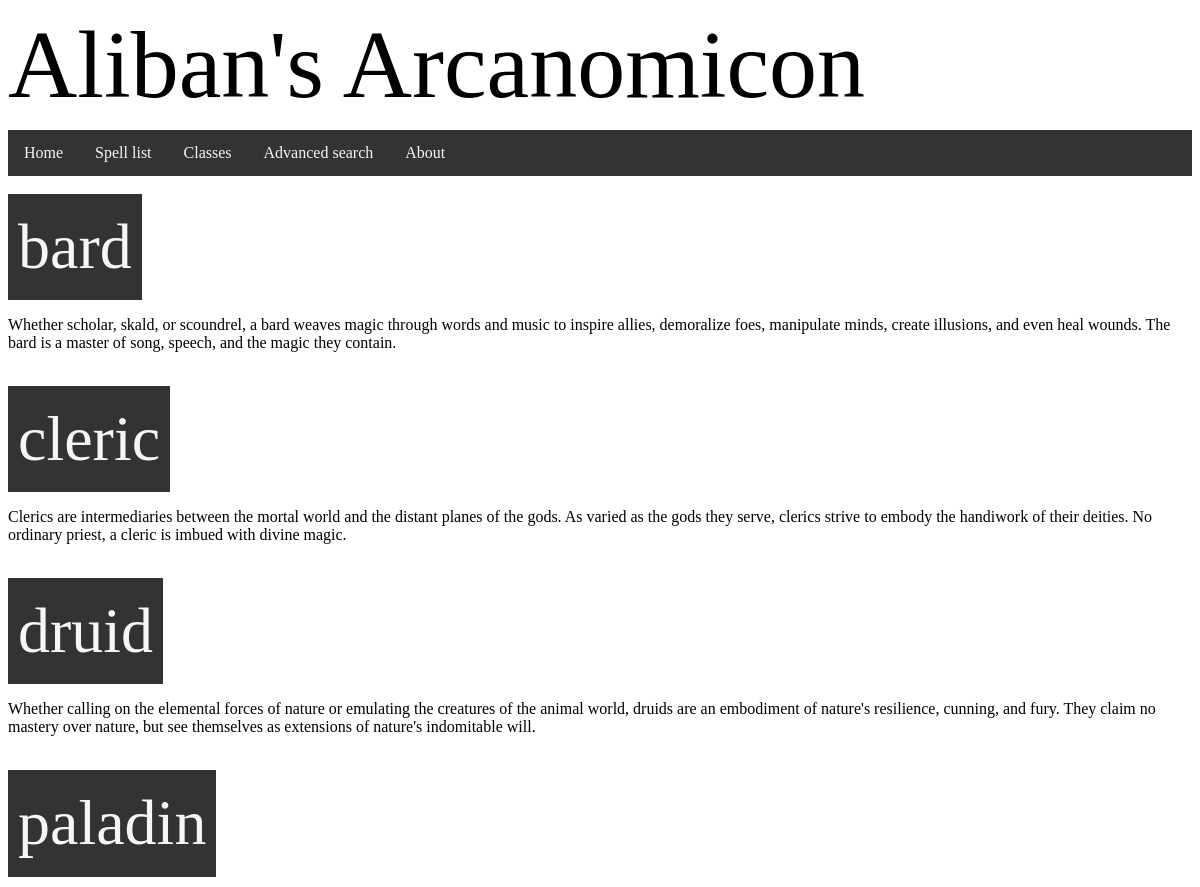
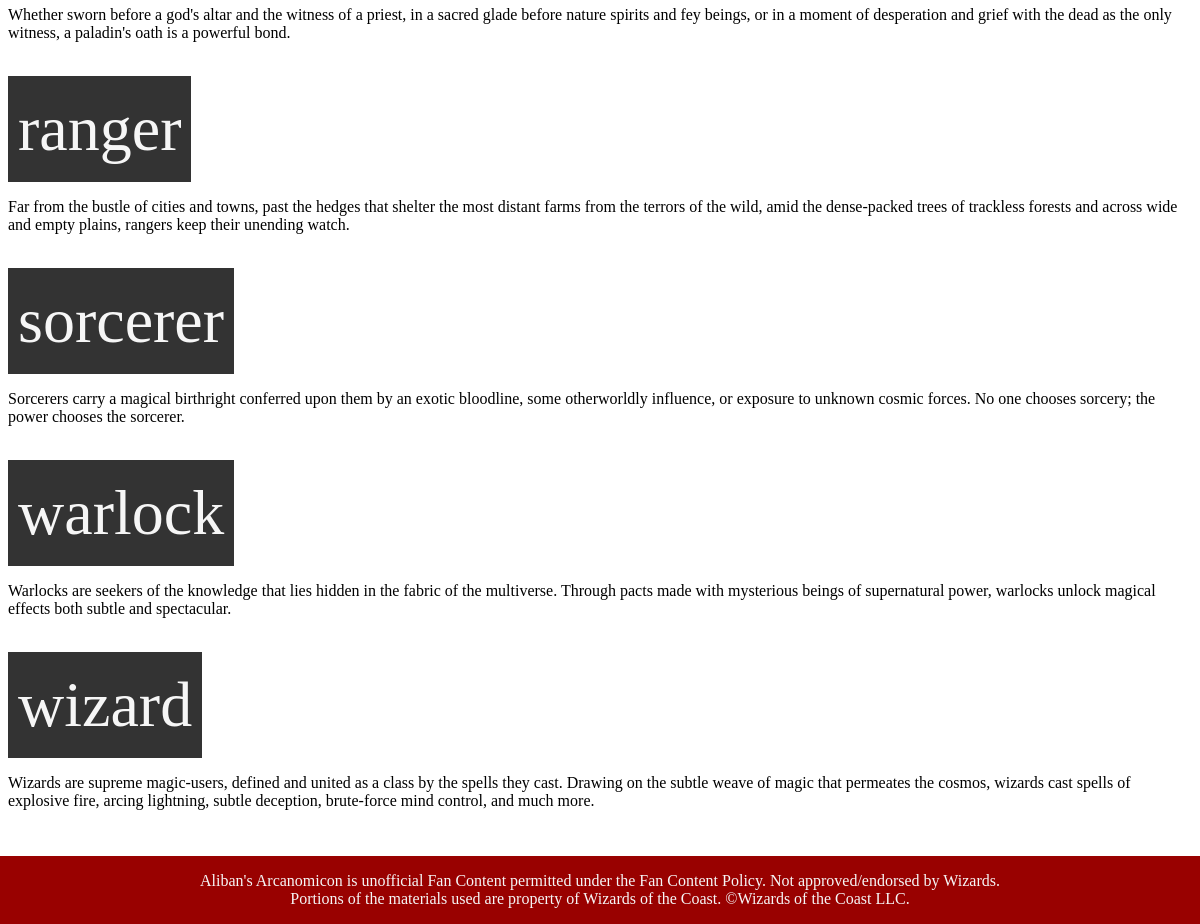
The page /class on the database as committed earlier (2 pictures, top to bottom).
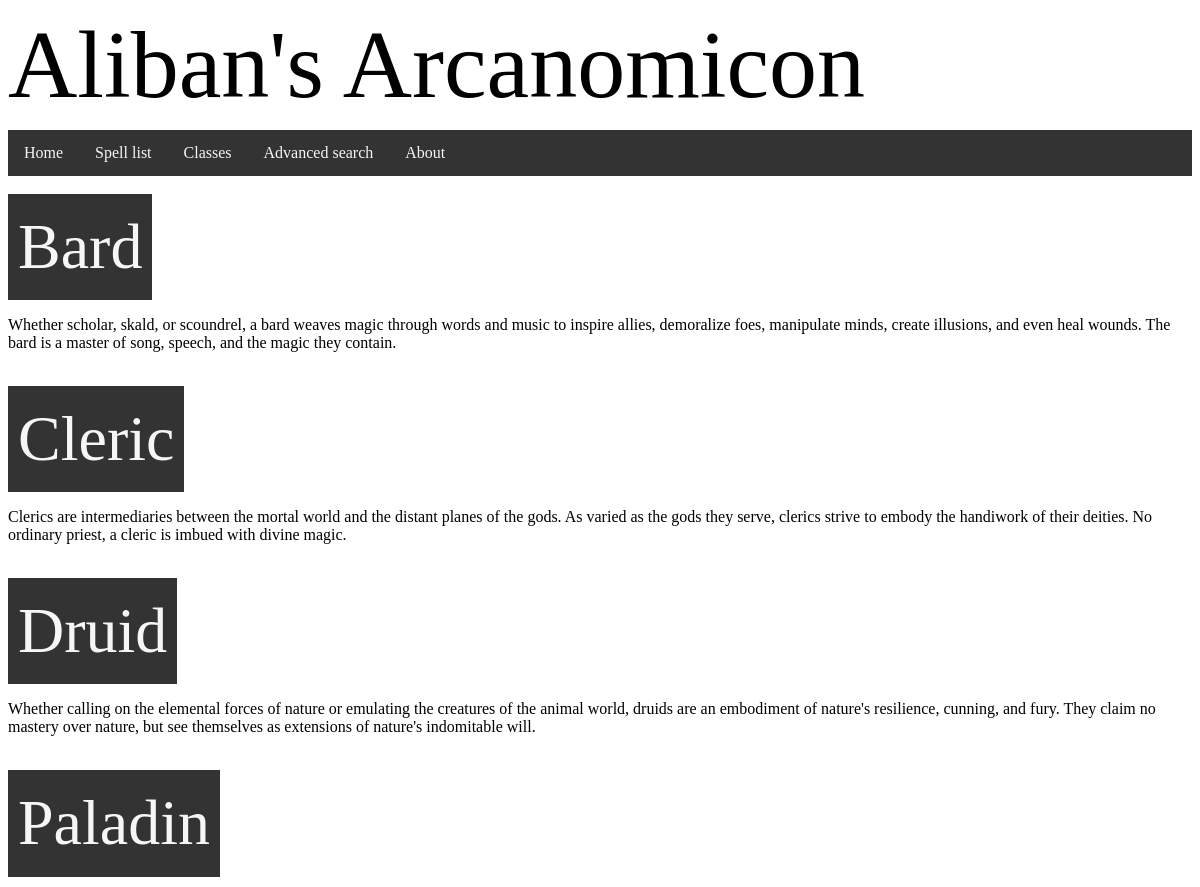
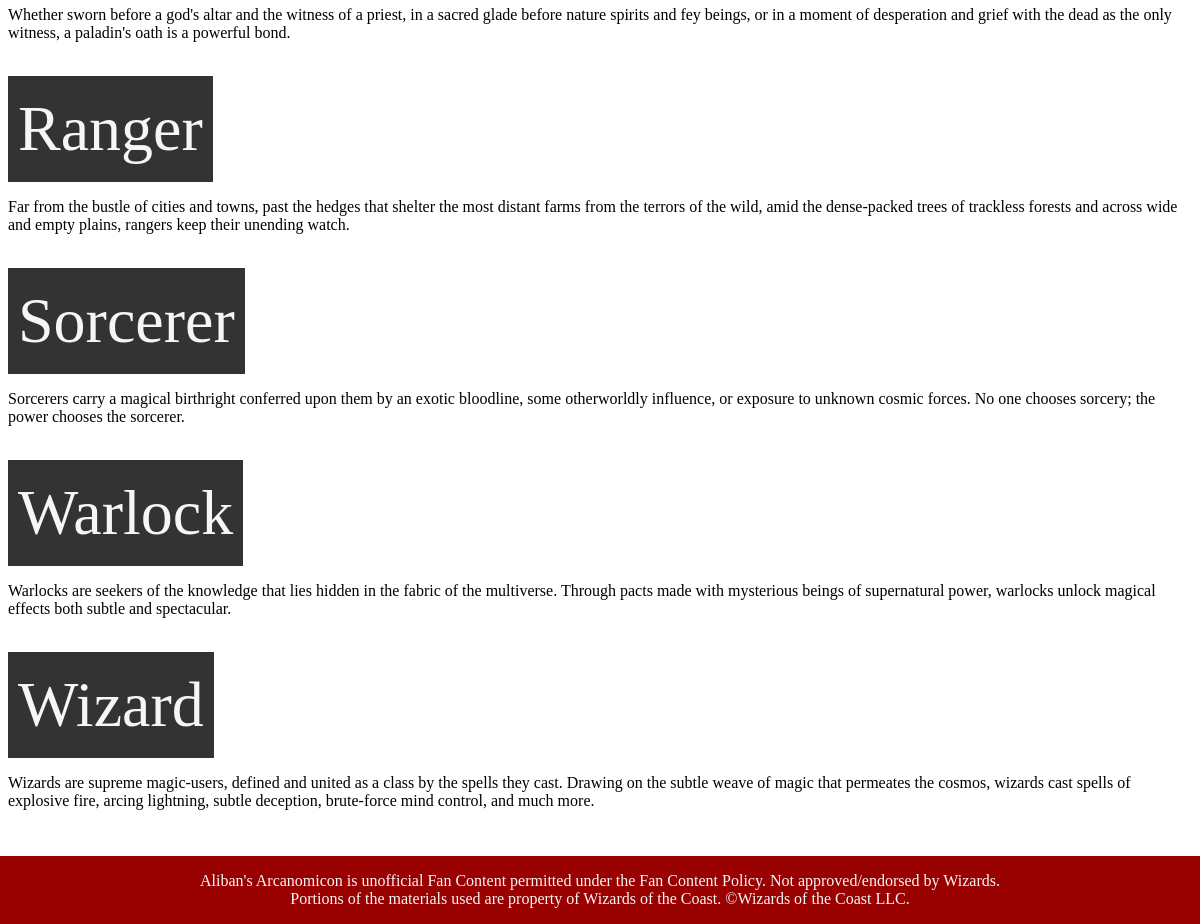
The same page on the database as committed later (2 pictures, top to bottom).
### tables this page shows
CREATE TABLE caster (id INTEGER PRIMARY KEY AUTOINCREMENT, name STRING, description TEXT);

### routes.py (the view)
@app.route('/class')
def classes():
    sql = "SELECT caster.id, caster.name, caster.description FROM caster"
    casters = db_func(sql, single=False)
    return render_template('all_classes.html', casters = casters)

### templates/all_classes.html
{% extends "layout.html" %}
{% block content %}
    <br>
    {% for caster in casters %}
        <div class="classbutton">
            <div class="classtitle">
                <a href="/class/{{ caster[1]|lower }}"><h2>{{  caster[1]  }}</h2></a>
            </div>
            <div>
                <p>{{ caster[2] }}</p>
            </div>
        </div>
        <br>
    {% endfor %}
    <br>
    <br>
    <br>
    <br>
{% endblock content %}

Rows that differ between the two databases and show on the page:
changed caster: name "bard" → "Bard"
changed caster: name "cleric" → "Cleric"
changed caster: name "druid" → "Druid"
changed caster: name "paladin" → "Paladin"
changed caster: name "ranger" → "Ranger"
changed caster: name "sorcerer" → "Sorcerer"
changed caster: name "warlock" → "Warlock"
changed caster: name "wizard" → "Wizard"
